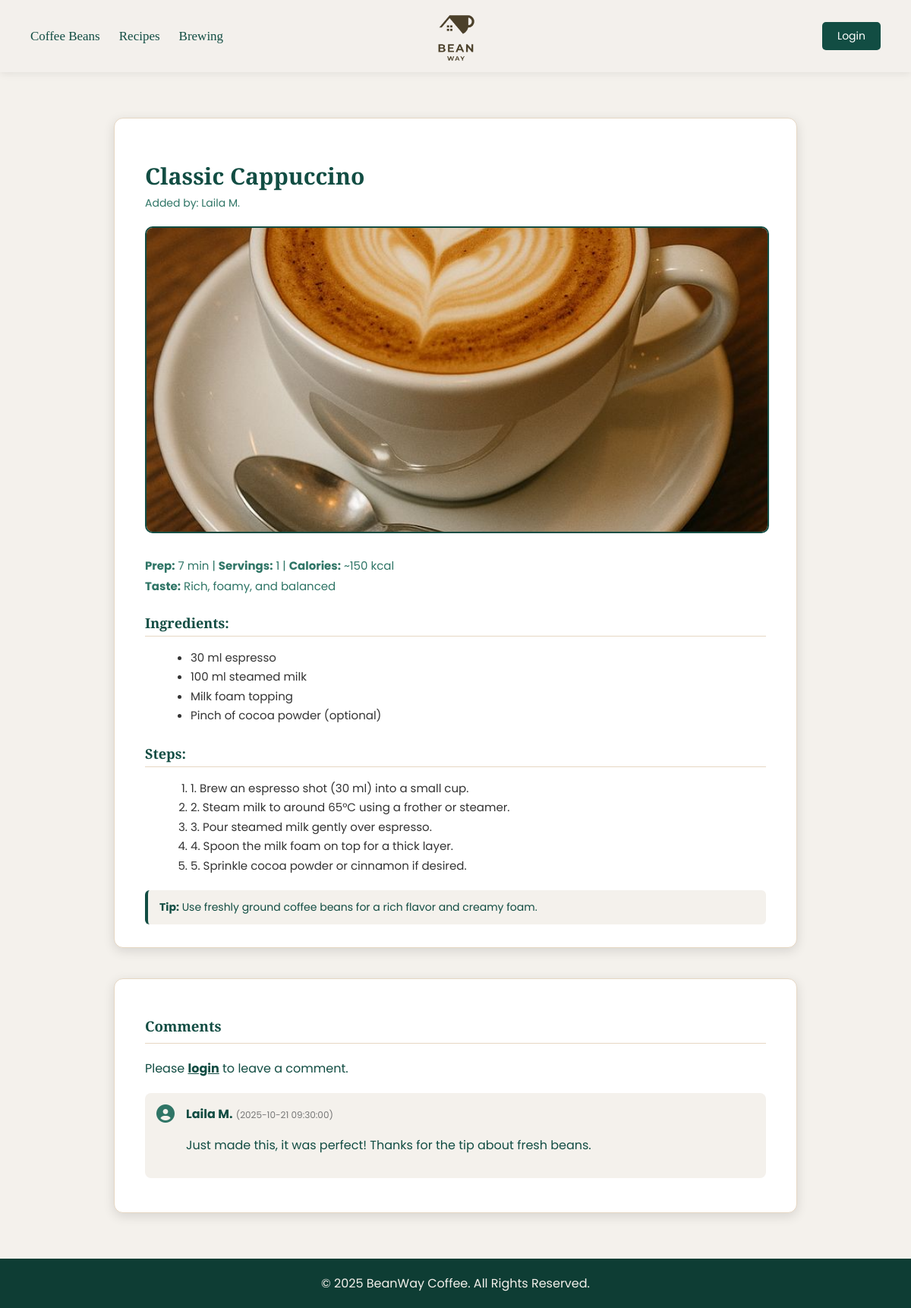
The app's page /phase4_php/view-recipe.php?id=1 with its own data.
### tables this page shows
CREATE TABLE `recipe` (
  `RecipeID` int(11) NOT NULL,
  `Title` varchar(100) NOT NULL,
  `Time` int(11) NOT NULL,
  `Servings` int(11) NOT NULL,
  `Calories` int(11) NOT NULL,
  `Taste` varchar(100) NOT NULL,
  `Ingredients` text NOT NULL,
  `Steps` text NOT NULL,
  `Tip` varchar(255) DEFAULT NULL,
  `Image` varchar(255) NOT NULL,
  `Status` enum('pending','approved','rejected') NOT NULL DEFAULT 'pending',
  `UserID` int(11) NOT NULL
);

CREATE TABLE `user` (
  `UserID` int(11) NOT NULL,
  `Name` varchar(50) NOT NULL,
  `Email` varchar(50) NOT NULL,
  `Password` varchar(255) NOT NULL,
  `Role` enum('user','admin') NOT NULL DEFAULT 'user'
);

CREATE TABLE `comment` (
  `CommentID` int(11) NOT NULL,
  `Text` text NOT NULL,
  `Time` datetime NOT NULL DEFAULT CURRENT_TIMESTAMP,
  `UserID` int(11) NOT NULL,
  `RecipeID` int(11) NOT NULL
);

### phase4_php/view-recipe.php (the view, shortened to what this page needs)
<?php
require 'db_connect.php';
include 'header.php';
if (isset($_GET['id'])) {
    $id = intval($_GET['id']);
    $sql = "SELECT r.*, u.Name as AuthorName FROM recipe r JOIN user u ON r.UserID = u.UserID WHERE r.RecipeID = ?";
    $stmt = $conn->prepare($sql);
    $stmt->bind_param("i", $id);
    $stmt->execute();
    $result = $stmt->get_result();
    if ($result->num_rows > 0) {
        $recipe = $result->fetch_assoc();
    } else {
        echo "<div style='text-align:center; padding:50px;'><h2>Recipe not found!</h2></div>";
        include 'footer.php';
        exit();
    }
} else {
    echo "<div style='text-align:center; padding:50px;'><h2>No recipe selected!</h2></div>";
    include 'footer.php';
    exit();
}
?>
<main>
    <div class="recipe-container">
        <div class="recipe-header"><h2><?php echo htmlspecialchars($recipe['Title']); ?></h2></div>
        <div class="recipe-meta">Added by: <?php echo htmlspecialchars($recipe['AuthorName']); ?></div>
        <img src="<?php echo htmlspecialchars($recipe['Image']); ?>" class="recipe-img" alt="<?php echo htmlspecialchars($recipe['Title']); ?>">
        <div class="info-line"><b>Prep:</b> <?php echo $recipe['Time']; ?> min | <b>Servings:</b> <?php echo $recipe['Servings']; ?> | <b>Calories:</b> ~<?php echo $recipe['Calories']; ?> kcal</div>
        <div class="info-line"><b>Taste:</b> <?php echo htmlspecialchars($recipe['Taste']); ?></div>
        <div class="section-title">Ingredients:</div>
        <ul>
            <?php
            $ingredients = explode("\n", $recipe['Ingredients']);
            foreach($ingredients as $ing) {
                if(trim($ing)) echo "<li>" . htmlspecialchars($ing) . "</li>";
            }
            ?>
        </ul>
        <div class="section-title">Steps:</div>
        <ol>
            <?php
            $steps = explode("\n", $recipe['Steps']);
            foreach($steps as $step) {
                if(trim($step)) echo "<li>" . htmlspecialchars($step) . "</li>";
            }
            ?>
        </ol>
        <?php if(!empty($recipe['Tip'])): ?>
            <div class="tips">
                <b>Tip:</b> <?php echo htmlspecialchars($recipe['Tip']); ?>
            </div>
        <?php endif; ?>
    </div>
</main>
<section class="comments-section">
  <div class="comments-container">
    <h3>Comments</h3>
    <?php if ($isLoggedIn): ?>
        <form method="POST" action="add_comment.php">
          <input type="hidden" name="recipe_id" value="<?php echo $id; ?>">
          <textarea name="comment" placeholder="Write your comment (Max 150 chars)..." required></textarea>
          <button type="submit" class="post-btn">Post Comment</button>
        </form>
    <?php else: ?>
        <p>Please <a href="login.php" style="color:#124D43; font-weight:bold;">login</a> to leave a comment.</p>
    <?php endif; ?>
    <div style="margin-top:20px;">
        <?php
        $sql_comments = "SELECT c.Text, u.Name, c.Time FROM comment c JOIN user u ON c.UserID = u.UserID WHERE c.RecipeID = ? ORDER BY c.Time DESC";
        $stmt_c = $conn->prepare($sql_comments);
        $stmt_c->bind_param("i", $id);
        $stmt_c->execute();
        $res_c = $stmt_c->get_result();
        if ($res_c->num_rows > 0) {
            while($row_c = $res_c->fetch_assoc()) {
                echo '<div class="comment-item">';
                echo '<div><i class="fa-solid fa-user-circle" style="font-size:24px; color:#2F7566;"></i></div>';
                echo '<div class="comment-content">';
                echo '<b>' . htmlspecialchars($row_c['Name']) . '</b> <span style="font-size:12px; color:#777;">(' . $row_c['Time'] . ')</span>';
                echo '<p>' . htmlspecialchars($row_c['Text']) . '</p>';
                echo '</div>';
                echo '</div>';
            }
        } else {
            echo '<p style="color:#777;">No comments yet.</p>';
        }
        ?>
    </div>
  </div>
</section>
<?php include 'footer.php'; ?>

### phase4_php/header.php (shortened to what this page needs)
<?php
$isLoggedIn = isset($_SESSION['user_id']);
?>
<!DOCTYPE html>
<html lang="en">
<head>
  <link rel="stylesheet" href="https://cdnjs.cloudflare.com/ajax/libs/font-awesome/6.5.0/css/all.min.css"/>
</head>
<body>
<header>
  <div class="nav-container">
    <nav class="nav-left">
      <a href="beans.php">Coffee Beans</a>
      <a href="recipes.php">Recipes</a>
      <a href="brewing.php">Brewing</a>
    </nav>
    <div class="nav-center">
      <a href="index.php">
          <img src="images/Logo.png" alt="BeanWay Logo">
      </a>
    </div>
    <div class="nav-right">
      <?php if ($isLoggedIn): ?>
          <a href="logout.php" class="auth-btn">Logout</a>
      <?php else: ?>
          <a href="login.php" class="auth-btn">Login</a>
      <?php endif; ?>
    </div>
  </div>
</header>

### phase4_php/footer.php
<footer style="background-color:#0E3D34; color:#F4F1EC; text-align:center; padding:20px; margin-top:50px;">
    <div class="copyright">
      © 2025 BeanWay Coffee. All Rights Reserved.
    </div>
  </footer>
</body>
</html>

### phase4_php/header.php (style rules this page uses)
body { font-family: "Poppins", sans-serif; margin: 0; padding: 0; background-color: #F4F1EC; color: #124D43; }
header { background-color: rgba(244, 241, 236, 0.95); box-shadow: 0 2px 10px rgba(0,0,0,0.08); padding: 10px 40px; position: relative; z-index: 100; }
.nav-container { max-width: 1200px; margin: 0 auto; display: flex; justify-content: space-between; align-items: center; }
.nav-left, .nav-right { flex: 1; display: flex; align-items: center; }
.nav-right { justify-content: flex-end; }
.nav-left a { text-decoration: none; color: #124D43; margin-right: 25px; font-family: "Playfair Display", serif; font-size: 17px; transition: 0.3s; }
.nav-center { flex: 0; text-align: center; }
.nav-center img { height: 75px; display: block; transition: transform 0.3s; }
.auth-btn { background-color: #124D43; color: #fff; padding: 8px 20px; border-radius: 5px; text-decoration: none; font-size: 14px; transition: 0.3s; }

### phase4_php/view-recipe.php (style rules this page uses)
main { max-width: 900px; margin: 60px auto 40px auto; padding: 0 20px; }
.recipe-container { background-color: #FFFFFF; border-radius: 12px; box-shadow: 0 4px 15px rgba(0,0,0,0.12); padding: 30px 40px; border: 1px solid #E6D7C3; }
.recipe-header h2 { font-family: "Playfair Display", serif; font-size: 30px; color: #124D43; margin-bottom: 5px; }
.recipe-meta { font-size: 14px; color: #2F7566; margin-bottom: 20px; }
.recipe-img { width: 100%; height: 400px; border-radius: 10px; object-fit: cover; margin-bottom: 20px; border: 2px solid #124D43; }
.info-line { font-size: 15px; color: #2F7566; margin-top: 4px; }
.section-title { font-weight: 600; font-size: 18px; font-family: "Playfair Display", serif; margin-top: 25px; margin-bottom: 10px; color: #124D43; border-bottom: 1px solid #E6D7C3; padding-bottom: 5px; }
ul, ol { margin-left: 20px; line-height: 1.7; font-size: 15px; color: #333; }
.tips { background-color: #F4F1EC; border-left: 4px solid #124D43; padding: 12px 15px; margin-top: 20px; border-radius: 6px; font-size: 14px; color: #124D43; }
.comments-section { max-width: 900px; margin: 40px auto 60px auto; padding: 0 20px; }
.comments-container { background-color: #FFFFFF; border-radius: 12px; box-shadow: 0 4px 15px rgba(0,0,0,0.12); padding: 30px 40px; border: 1px solid #E6D7C3; }
.comments-container h3 { font-family: "Playfair Display", serif; color: #124D43; border-bottom: 1px solid #E6D7C3; padding-bottom: 10px; margin-bottom: 20px; }
.comment-item { display: flex; gap: 15px; background-color: #F4F1EC; padding: 15px; border-radius: 8px; margin-bottom: 15px; }
.comment-content b { color: #124D43; }

### records on screen
recipe: Title "Classic Cappuccino", UserID.Name "Laila M.", Image (picture), Time "7", Servings "1", Calories "150", Taste "Rich, foamy, and balanced", Ingredients "30 ml espresso", Ingredients "100 ml steamed milk", Ingredients "Milk foam topping", Ingredients "Pinch of cocoa powder (optional)", Steps "1. Brew an espresso shot (30 ml) into a small cup.", Steps "2. Steam milk to around 65°C using a frother or steamer.", Steps "3. Pour steamed milk gently over espresso.", Steps "4. Spoon the milk foam on top for a thick layer.", Steps "5. Sprinkle cocoa powder or cinnamon if desired.", Tip "Use freshly ground coffee beans for a rich flavor and creamy foam."
comment: UserID.Name "Laila M.", Time "2025-10-21 09:30:00", Text "Just made this, it was perfect! Thanks for the tip about fresh beans."
